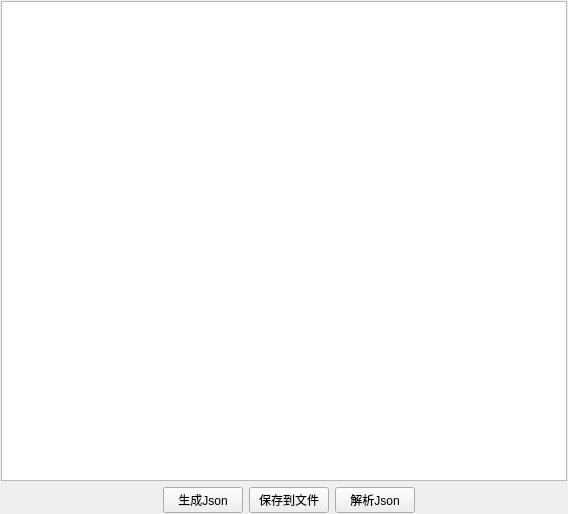
<?xml version="1.0" encoding="UTF-8"?>
<ui version="4.0">
 <class>Widget</class>
 <widget class="QWidget" name="Widget">
  <property name="geometry">
   <rect>
    <x>0</x>
    <y>0</y>
    <width>568</width>
    <height>514</height>
   </rect>
  </property>
  <property name="windowTitle">
   <string>Widget</string>
  </property>
  <layout class="QGridLayout" name="gridLayout">
   <property name="leftMargin">
    <number>1</number>
   </property>
   <property name="topMargin">
    <number>1</number>
   </property>
   <property name="rightMargin">
    <number>1</number>
   </property>
   <property name="bottomMargin">
    <number>1</number>
   </property>
   <item row="1" column="0">
    <spacer name="horizontalSpacer_2">
     <property name="orientation">
      <enum>Qt::Horizontal</enum>
     </property>
     <property name="sizeHint" stdset="0">
      <size>
       <width>156</width>
       <height>20</height>
      </size>
     </property>
    </spacer>
   </item>
   <item row="1" column="1">
    <widget class="QPushButton" name="but_create">
     <property name="text">
      <string>生成Json</string>
     </property>
    </widget>
   </item>
   <item row="1" column="2">
    <widget class="QPushButton" name="but_save">
     <property name="text">
      <string>保存到文件</string>
     </property>
    </widget>
   </item>
   <item row="1" column="3">
    <widget class="QPushButton" name="but_parse">
     <property name="text">
      <string>解析Json</string>
     </property>
    </widget>
   </item>
   <item row="1" column="4">
    <spacer name="horizontalSpacer">
     <property name="orientation">
      <enum>Qt::Horizontal</enum>
     </property>
     <property name="sizeHint" stdset="0">
      <size>
       <width>40</width>
       <height>20</height>
      </size>
     </property>
    </spacer>
   </item>
   <item row="0" column="0" colspan="5">
    <widget class="QTextEdit" name="textEdit"/>
   </item>
  </layout>
 </widget>
 <resources/>
 <connections/>
</ui>
